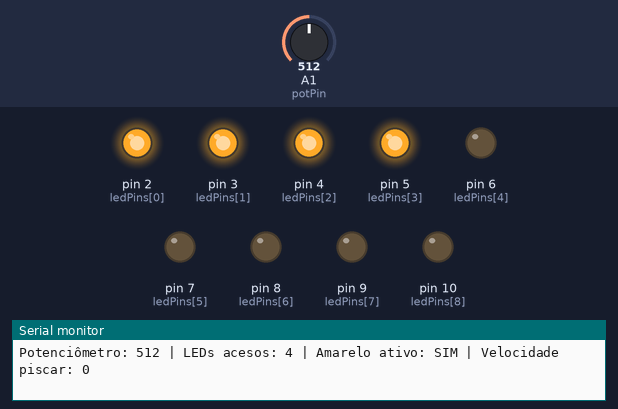
A sketch run on a simulated Arduino Uno, built with avr-gcc and run on an emulated ATmega328P. Shown: output pins drawn as LEDs (lit = HIGH), the last lines printed to the serial monitor. Dashed ring = blinking. Inputs (shaded band) come from the test bench; at power-on: A1 (potPin) = 512.

Above: at 1.2 s.
1.3 s: A1 (potPin) set to 469
4.3 s: A1 (potPin) set to 445
At 5.1 s:
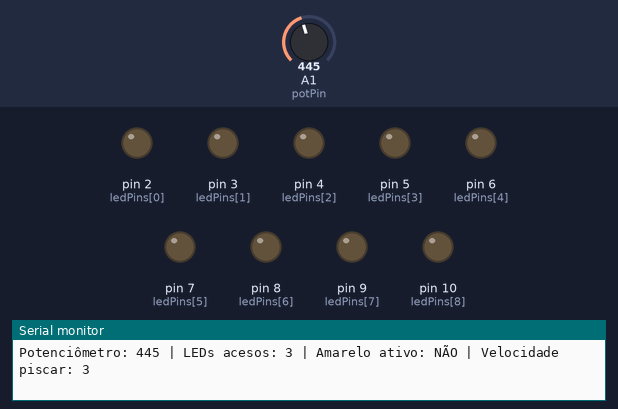
At 6.2 s:
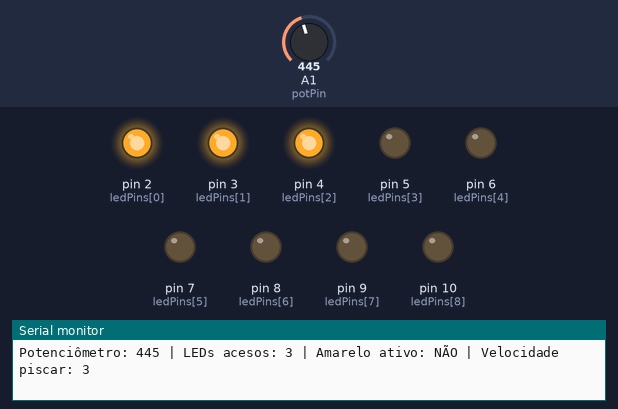
7.3 s: A1 (potPin) set to 353
10.3 s: A1 (potPin) set to 333
At 11.3 s:
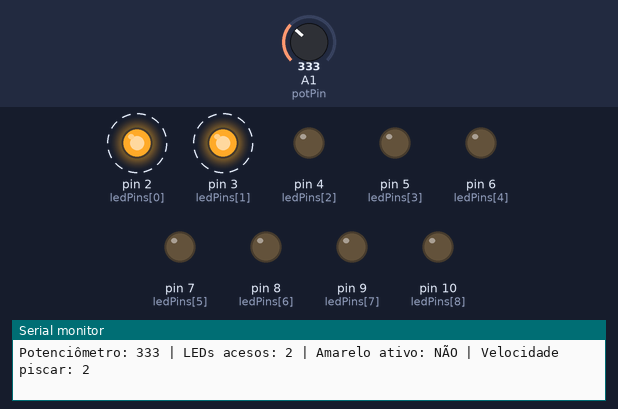
13.3 s: A1 (potPin) set to 245
16.3 s: A1 (potPin) set to 221
At 16.75 s:
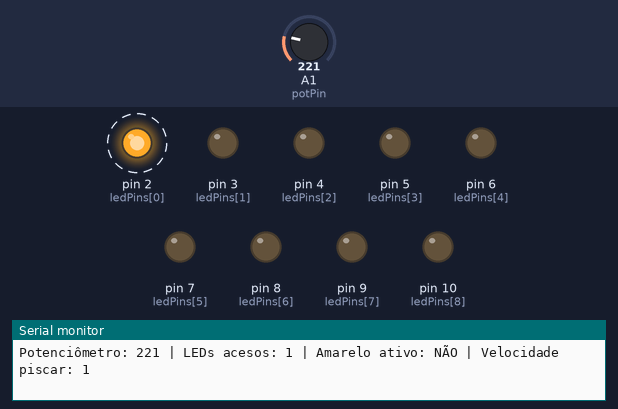
Timing chart, 0 to 20.3 s (numbered marks = the images above; inputs shaded):
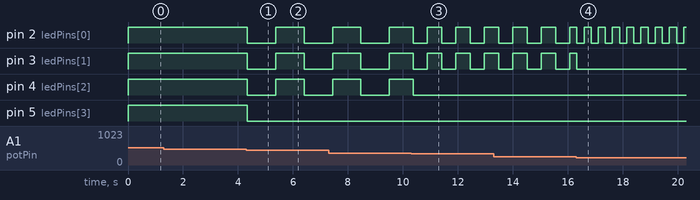

Measured:
- the behaviour switches between 455 and 454 on A1 (potPin) (found by bisection; images 0 and 1)
- the behaviour switches between 341 and 340 on A1 (potPin) (found by bisection; images 2 and 3)
- the behaviour switches between 228 and 227 on A1 (potPin) (found by bisection; images 3 and 4)
- after the input at 4.3 s, pin 2 (ledPins[0]), pin 3 (ledPins[1]), pin 4 (ledPins[2]): HIGH → LOW at once, → HIGH 1.0 s later, → LOW 1.0 s later; pin 5 (ledPins[3]): HIGH → LOW at once
- after the input at 16.3 s, pin 2 (ledPins[0]): alternates HIGH for 0.26 s and LOW for 0.26 s, starting at once

The sketch:

medidor.ino
```cpp
const int ledPins[] = {2, 3, 4, 5, 6, 7, 8, 9, 10};
const int numLeds = 9;

const int VERMELHO_INICIO = 0;
const int VERMELHO_FIM = 2;
const int AMARELO_INICIO = 3;
const int AMARELO_FIM = 5;
const int VERDE_INICIO = 6;
const int VERDE_FIM = 8;

const int potPin = A1;

unsigned long previousMillis = 0;
int blinkState = HIGH;
int blinkSpeed = 0;

void setup() {
  for (int i = 0; i < numLeds; i++) {
    pinMode(ledPins[i], OUTPUT);
  }
  Serial.begin(9600);
}

void loop() {
  int potValue = analogRead(potPin);

  int ledsToLight = map(potValue, 0, 1023, 0, numLeds);

  bool amareloAtivo = (ledsToLight > AMARELO_INICIO);

  int vermelhosAtivos = constrain(ledsToLight - VERMELHO_INICIO, 0, 3);

  if (amareloAtivo) {
    blinkSpeed = 0;
  } else {
    if (vermelhosAtivos == 1) {
      blinkSpeed = 1;
    } else if (vermelhosAtivos == 2) {
      blinkSpeed = 2;
    } else if (vermelhosAtivos >= 3) {
      blinkSpeed = 3;
    } else {
      blinkSpeed = 0;
    }
  }

  if (!amareloAtivo) {
    controlarPiscar();
  } else {
    blinkState = HIGH;
  }

  for (int i = 0; i < numLeds; i++) {
    if (i < ledsToLight) {

      if (i <= VERMELHO_FIM && !amareloAtivo && blinkSpeed > 0) {
        digitalWrite(ledPins[i], blinkState);
      } else {
        digitalWrite(ledPins[i], HIGH);
      }
    } else {
      digitalWrite(ledPins[i], LOW);
    }
  }

  Serial.print("Potenciômetro: ");
  Serial.print(potValue);
  Serial.print(" | LEDs acesos: ");
  Serial.print(ledsToLight);
  Serial.print(" | Amarelo ativo: ");
  Serial.print(amareloAtivo ? "SIM" : "NÃO");
  Serial.print(" | Velocidade piscar: ");
  Serial.println(blinkSpeed);

  delay(50);
}

void controlarPiscar() {
  unsigned long currentMillis = millis();
  unsigned long interval = 0;

  switch (blinkSpeed) {
    case 1:
      interval = 200;
      break;
    case 2:
      interval = 500;
      break;
    case 3:
      interval = 1000;
      break;
    default:
      blinkState = HIGH;
      return;
  }

  if (currentMillis - previousMillis >= interval) {
    previousMillis = currentMillis;
    blinkState = !blinkState;
  }
}
```
